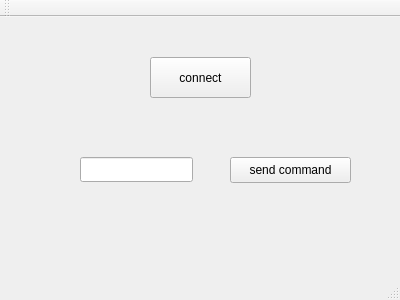
<?xml version="1.0" encoding="UTF-8"?>
<ui version="4.0">
 <class>MainWindow</class>
 <widget class="QMainWindow" name="MainWindow">
  <property name="geometry">
   <rect>
    <x>0</x>
    <y>0</y>
    <width>400</width>
    <height>300</height>
   </rect>
  </property>
  <property name="windowTitle">
   <string>MainWindow</string>
  </property>
  <widget class="QWidget" name="centralWidget">
   <widget class="QPushButton" name="btnConnect">
    <property name="geometry">
     <rect>
      <x>150</x>
      <y>40</y>
      <width>101</width>
      <height>41</height>
     </rect>
    </property>
    <property name="text">
     <string>connect</string>
    </property>
   </widget>
   <widget class="QLineEdit" name="lineEdit">
    <property name="geometry">
     <rect>
      <x>80</x>
      <y>140</y>
      <width>113</width>
      <height>25</height>
     </rect>
    </property>
   </widget>
   <widget class="QPushButton" name="btnSend">
    <property name="geometry">
     <rect>
      <x>230</x>
      <y>140</y>
      <width>121</width>
      <height>26</height>
     </rect>
    </property>
    <property name="text">
     <string>send command</string>
    </property>
   </widget>
  </widget>
  <widget class="QMenuBar" name="menuBar">
   <property name="geometry">
    <rect>
     <x>0</x>
     <y>0</y>
     <width>400</width>
     <height>23</height>
    </rect>
   </property>
  </widget>
  <widget class="QToolBar" name="mainToolBar">
   <attribute name="toolBarArea">
    <enum>TopToolBarArea</enum>
   </attribute>
   <attribute name="toolBarBreak">
    <bool>false</bool>
   </attribute>
  </widget>
  <widget class="QStatusBar" name="statusBar"/>
 </widget>
 <layoutdefault spacing="6" margin="11"/>
 <resources/>
 <connections/>
</ui>
